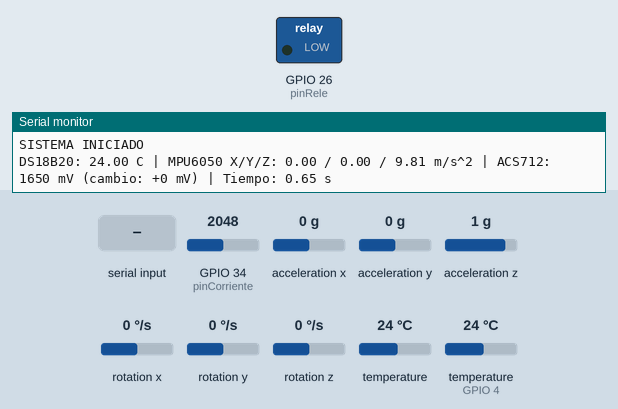
A sketch run on a simulated ESP32. Parts: switched loads named in the sketch (green lamp = pin HIGH), the last lines printed to the serial monitor. Inputs (shaded band) come from the test bench; at power-on: GPIO 34 (pinCorriente) = 2048, acceleration x 0 g, acceleration y 0 g, acceleration z 1 g, rotation x 0 °/s, rotation y 0 °/s, rotation z 0 °/s, temperature 24 °C, temperature (sensor on GPIO 4) 24 °C.

Above: at 1.8 s.
1.9 s: "H" received over Serial
At 4.2 s:
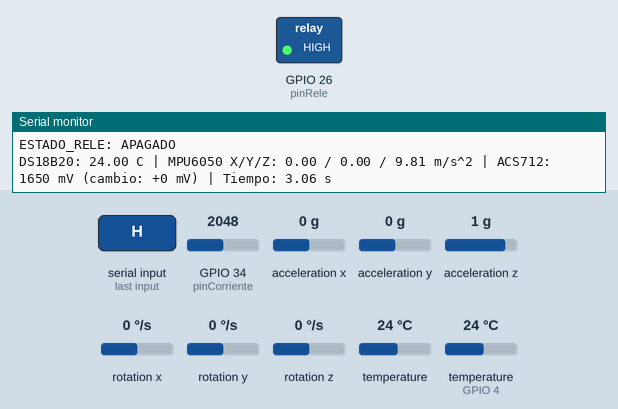
4.5 s: "L" received over Serial
At 6.2 s:
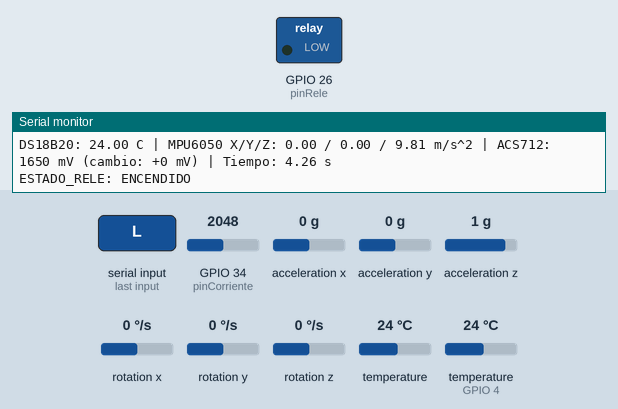
6.9 s: "h" received over Serial
At 8.2 s:
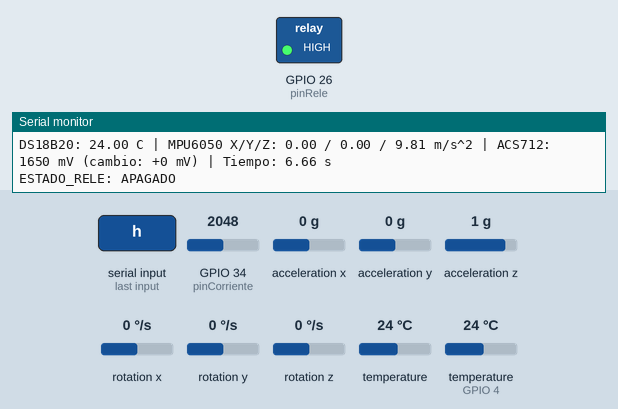
Timing chart, 0 to 9.9 s (numbered marks = the images above; inputs shaded):
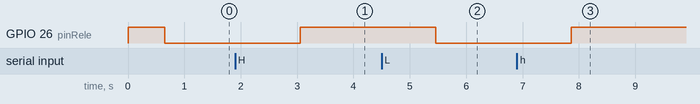

The sketch:

VentiSet_ESP32-only-sensors.ino
```cpp
#include <Wire.h>
#include <Adafruit_MPU6050.h>
#include <OneWire.h>
#include <DallasTemperature.h>

const int pinRele = 26;
const int pinCorriente = 34;

Adafruit_MPU6050 mpu;
OneWire oneWire(4);
DallasTemperature sonda(&oneWire);

bool mpuDetectado = false;
bool ventiladorEncendido = false;
float ceroMv;

// =====================================
// SENSOR DE CORRIENTE
// =====================================

float leerCorrienteMv() {
  float suma = 0;

  for (int i = 0; i < 64; i++) {
    suma += analogReadMilliVolts(pinCorriente);
    delay(2);
  }

  return suma / 64;
}

// =====================================
// CONTROL DEL VENTILADOR
// =====================================

void controlarVentilador(bool encender) {
  ventiladorEncendido = encender;

  // Relé activo en LOW
  digitalWrite(pinRele, encender ? LOW : HIGH);

  Serial.print("ESTADO_RELE: ");
  Serial.println(encender ? "ENCENDIDO" : "APAGADO");
}

// =====================================
// SETUP
// =====================================

void setup() {
  Serial.begin(115200);

  // Inicializar relé apagado
  digitalWrite(pinRele, HIGH);
  pinMode(pinRele, OUTPUT);

  Wire.begin(21, 22);
  mpuDetectado = mpu.begin(0x68);

  sonda.begin();

  // Referencia sin corriente del ventilador
  delay(500);
  ceroMv = leerCorrienteMv();

  // Encender automáticamente
  controlarVentilador(true);

  Serial.println("SISTEMA INICIADO");
}

// =====================================
// LOOP
// =====================================

void loop() {

  // CONTROL SERIAL
  while (Serial.available()) {
    char comando = Serial.read();

    if (comando == 'L' || comando == 'l') {
      controlarVentilador(true);
    }

    if (comando == 'H' || comando == 'h') {
      controlarVentilador(false);
    }

    // Consultar estado sin cambiar el relé
    if (comando == 'S' || comando == 's') {
      Serial.print("ESTADO_RELE: ");
      Serial.println(
        ventiladorEncendido ? "ENCENDIDO" : "APAGADO"
      );
    }
  }

  unsigned long tiempoMs = millis();

  // TEMPERATURA
  sonda.requestTemperatures();
  float temperatura = sonda.getTempCByIndex(0);

  if (temperatura == DEVICE_DISCONNECTED_C) {
    Serial.print("DS18B20: sin lectura");
  } else {
    Serial.printf("DS18B20: %.2f C", temperatura);
  }

  // ACELEROMETRO
  if (mpuDetectado) {
    sensors_event_t aceleracion, giro, temperaturaInterna;

    mpu.getEvent(
      &aceleracion,
      &giro,
      &temperaturaInterna
    );

    Serial.printf(
      " | MPU6050 X/Y/Z: %.2f / %.2f / %.2f m/s^2",
      aceleracion.acceleration.x,
      aceleracion.acceleration.y,
      aceleracion.acceleration.z
    );
  } else {
    Serial.print(" | MPU6050: sin lectura");
  }

  // CORRIENTE
  float actualMv = leerCorrienteMv();

  Serial.printf(
    " | ACS712: %.0f mV (cambio: %+.0f mV)",
    actualMv,
    actualMv - ceroMv
  );

  // TIEMPO
  Serial.printf(
    " | Tiempo: %.2f s\n",
    tiempoMs / 1000.0
  );

  delay(300);
}
```

Measured:
- after the input at 1.9 s, GPIO 26 (pinRele): LOW → HIGH after 1.2 s
- after the input at 4.5 s, GPIO 26 (pinRele): HIGH → LOW after 0.96 s
- after the input at 6.9 s, GPIO 26 (pinRele): LOW → HIGH after 0.97 s
